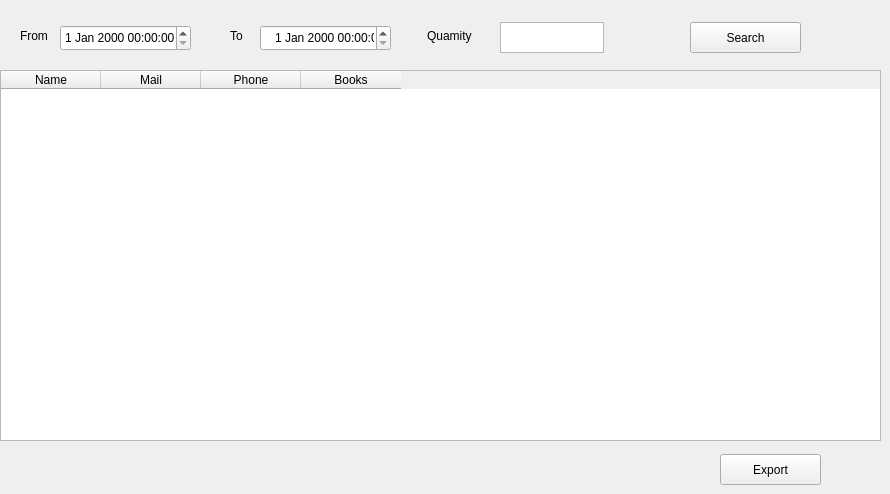
           <widget class="QWidget" name="tab_27">
            <attribute name="title">
             <string>Client Reports</string>
            </attribute>
            <widget class="QTableWidget" name="tableWidget_8">
             <property name="geometry">
              <rect>
               <x>0</x>
               <y>70</y>
               <width>881</width>
               <height>371</height>
              </rect>
             </property>
             <column>
              <property name="text">
               <string>Name</string>
              </property>
             </column>
             <column>
              <property name="text">
               <string>Mail</string>
              </property>
             </column>
             <column>
              <property name="text">
               <string>Phone</string>
              </property>
             </column>
             <column>
              <property name="text">
               <string>Books</string>
              </property>
             </column>
            </widget>
            <widget class="QDateTimeEdit" name="dateTimeEdit_3">
             <property name="geometry">
              <rect>
               <x>260</x>
               <y>25</y>
               <width>131</width>
               <height>26</height>
              </rect>
             </property>
             <property name="styleSheet">
              <string notr="true">padding-left:10px;</string>
             </property>
            </widget>
            <widget class="QPushButton" name="pushButton_35">
             <property name="geometry">
              <rect>
               <x>690</x>
               <y>22</y>
               <width>111</width>
               <height>31</height>
              </rect>
             </property>
             <property name="text">
              <string>Search</string>
             </property>
            </widget>
            <widget class="QLabel" name="label_47">
             <property name="geometry">
              <rect>
               <x>230</x>
               <y>20</y>
               <width>58</width>
               <height>31</height>
              </rect>
             </property>
             <property name="text">
              <string>To</string>
             </property>
            </widget>
            <widget class="QLabel" name="label_48">
             <property name="geometry">
              <rect>
               <x>427</x>
               <y>20</y>
               <width>71</width>
               <height>31</height>
              </rect>
             </property>
             <property name="text">
              <string>Quamity</string>
             </property>
            </widget>
            <widget class="QDateTimeEdit" name="dateTimeEdit_4">
             <property name="geometry">
              <rect>
               <x>60</x>
               <y>25</y>
               <width>131</width>
               <height>26</height>
              </rect>
             </property>
            </widget>
            <widget class="QTextEdit" name="textEdit_39">
             <property name="geometry">
              <rect>
               <x>500</x>
               <y>22</y>
               <width>104</width>
               <height>31</height>
              </rect>
             </property>
            </widget>
            <widget class="QLabel" name="label_49">
             <property name="geometry">
              <rect>
               <x>20</x>
               <y>20</y>
               <width>58</width>
               <height>31</height>
              </rect>
             </property>
             <property name="text">
              <string>From</string>
             </property>
            </widget>
            <widget class="QPushButton" name="pushButton_50">
             <property name="geometry">
              <rect>
               <x>720</x>
               <y>454</y>
               <width>101</width>
               <height>31</height>
              </rect>
             </property>
             <property name="text">
              <string>Export</string>
             </property>
            </widget>
           </widget>
